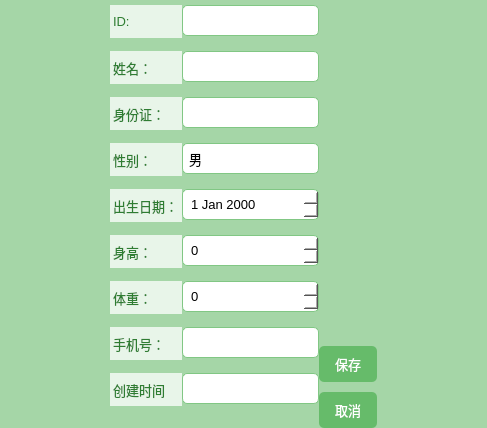
<?xml version="1.0" encoding="UTF-8"?>
<ui version="4.0">
 <class>PatientEditView</class>
 <widget class="QWidget" name="PatientEditView">
  <property name="geometry">
   <rect>
    <x>0</x>
    <y>0</y>
    <width>487</width>
    <height>428</height>
   </rect>
  </property>
  <property name="windowTitle">
   <string>编辑患者信息</string>
  </property>
  <property name="styleSheet">
   <string notr="true">/* 整体窗口背景颜色 */
QWidget {
    background-color: #e8f5e9; /* 淡绿色背景 */
    font-family: &quot;Microsoft YaHei UI&quot;, sans-serif; /* 使用微软雅黑字体 */
    font-size: 10pt; /* 默认字体大小 */
}

/* 窗口标题样式 */
QWidget#PatientEditView {
    background-color: #a5d6a7; /* 浅绿色背景 */
    border-radius: 10px; /* 圆角 */
    padding: 10px;
}

/* 标签样式 */
QLabel {
    font-size: 10pt; /* 默认字体大小 */
    font-weight: normal;
    color: #2e7d32; /* 深绿色字体 */
    margin-bottom: 8px;
}

/* 输入框样式 */
QLineEdit, QDateEdit, QComboBox, QSpinBox {
    border: 1px solid #81c784; /* 边框颜色 */
    border-radius: 5px; /* 圆角 */
    padding: 6px;
    background-color: #ffffff; /* 白色背景 */
    font-size: 10pt; /* 默认字体大小 */
    margin-bottom: 10px;
}

/* 聚焦时输入框的样式 */
QLineEdit:focus, QDateEdit:focus, QComboBox:focus, QSpinBox:focus {
    border-color: #388e3c; /* 聚焦时的边框颜色 */
    box-shadow: 0 0 5px rgba(56, 142, 60, 0.5); /* 聚焦时的阴影效果 */
}

/* 按钮样式 */
QPushButton {
    background-color: #66bb6a; /* 绿色背景 */
    color: white;
    border: none;
    border-radius: 5px; /* 圆角 */
    padding: 8px 16px; /* 按钮内边距 */
    font-size: 10pt; /* 默认字体大小 */
    cursor: pointer; /* 鼠标悬停时变成手型 */
    margin-top: 10px;
}

/* 按钮悬停时的样式 */
QPushButton:hover {
    background-color: #388e3c; /* 悬停时的深绿色背景颜色 */
}

/* 布局间距 */
QGridLayout {
    margin: 15px;
    spacing: 8px; /* 控件之间的间距 */
}

/* 控件之间的空隙 */
QSpacerItem {
    background-color: transparent;
}

/* 日期编辑框的样式 */
QDateEdit {
    border: 1px solid #81c784;
    border-radius: 5px;
    padding: 6px;
    font-size: 10pt;
}

/* 下拉框样式 */
QComboBox {
    border: 1px solid #81c784;
    border-radius: 5px;
    padding: 6px;
    font-size: 10pt;
    background-color: #ffffff;
}

/* 下拉框下拉列表样式 */
QComboBox::drop-down {
    border: none;
}

/* 下拉框选项样式 */
QComboBox QAbstractItemView {
    background-color: #ffffff;
    border: 1px solid #81c784;
    padding: 6px;
}

</string>
  </property>
  <layout class="QGridLayout" name="gridLayout_4">
   <property name="leftMargin">
    <number>0</number>
   </property>
   <property name="topMargin">
    <number>0</number>
   </property>
   <property name="rightMargin">
    <number>0</number>
   </property>
   <property name="bottomMargin">
    <number>0</number>
   </property>
   <property name="spacing">
    <number>0</number>
   </property>
   <item row="0" column="0">
    <spacer name="horizontalSpacer">
     <property name="orientation">
      <enum>Qt::Orientation::Horizontal</enum>
     </property>
     <property name="sizeHint" stdset="0">
      <size>
       <width>83</width>
       <height>20</height>
      </size>
     </property>
    </spacer>
   </item>
   <item row="0" column="1">
    <layout class="QGridLayout" name="gridLayout">
     <item row="6" column="0">
      <widget class="QLabel" name="label_8">
       <property name="text">
        <string>体重：</string>
       </property>
      </widget>
     </item>
     <item row="6" column="1">
      <widget class="QSpinBox" name="dbWeight">
       <property name="maximum">
        <number>999</number>
       </property>
      </widget>
     </item>
     <item row="1" column="1">
      <widget class="QLineEdit" name="dbEditName"/>
     </item>
     <item row="0" column="1">
      <widget class="QLineEdit" name="dbEditID"/>
     </item>
     <item row="5" column="0">
      <widget class="QLabel" name="label_7">
       <property name="text">
        <string>身高：</string>
       </property>
      </widget>
     </item>
     <item row="0" column="0">
      <widget class="QLabel" name="label">
       <property name="text">
        <string>ID:</string>
       </property>
      </widget>
     </item>
     <item row="7" column="1">
      <widget class="QLineEdit" name="dbEditMobile"/>
     </item>
     <item row="1" column="0">
      <widget class="QLabel" name="label_2">
       <property name="text">
        <string>姓名：</string>
       </property>
      </widget>
     </item>
     <item row="7" column="0">
      <widget class="QLabel" name="label_4">
       <property name="text">
        <string>手机号：</string>
       </property>
      </widget>
     </item>
     <item row="3" column="0">
      <widget class="QLabel" name="label_5">
       <property name="text">
        <string>性别：</string>
       </property>
      </widget>
     </item>
     <item row="4" column="1">
      <widget class="QDateEdit" name="dbDateEdit"/>
     </item>
     <item row="2" column="1">
      <widget class="QLineEdit" name="dbEditIDCard"/>
     </item>
     <item row="4" column="0">
      <widget class="QLabel" name="label_6">
       <property name="text">
        <string>出生日期：</string>
       </property>
      </widget>
     </item>
     <item row="2" column="0">
      <widget class="QLabel" name="label_3">
       <property name="text">
        <string>身份证：</string>
       </property>
      </widget>
     </item>
     <item row="5" column="1">
      <widget class="QSpinBox" name="dbSpinHeight">
       <property name="maximum">
        <number>999</number>
       </property>
      </widget>
     </item>
     <item row="3" column="1">
      <widget class="QComboBox" name="dbComboSex">
       <item>
        <property name="text">
         <string>男</string>
        </property>
       </item>
       <item>
        <property name="text">
         <string>女</string>
        </property>
       </item>
      </widget>
     </item>
     <item row="8" column="0">
      <widget class="QLabel" name="label_9">
       <property name="text">
        <string>创建时间</string>
       </property>
      </widget>
     </item>
     <item row="8" column="1">
      <widget class="QLineEdit" name="dbCreatedTimestamp"/>
     </item>
    </layout>
   </item>
   <item row="0" column="2">
    <layout class="QGridLayout" name="gridLayout_3">
     <item row="0" column="0">
      <spacer name="verticalSpacer">
       <property name="orientation">
        <enum>Qt::Orientation::Vertical</enum>
       </property>
       <property name="sizeHint" stdset="0">
        <size>
         <width>20</width>
         <height>178</height>
        </size>
       </property>
      </spacer>
     </item>
     <item row="1" column="0">
      <layout class="QGridLayout" name="gridLayout_2">
       <item row="0" column="0">
        <widget class="QPushButton" name="pushButton">
         <property name="text">
          <string>保存</string>
         </property>
        </widget>
       </item>
       <item row="1" column="0">
        <widget class="QPushButton" name="pushButton_2">
         <property name="text">
          <string>取消</string>
         </property>
        </widget>
       </item>
      </layout>
     </item>
    </layout>
   </item>
   <item row="0" column="3">
    <spacer name="horizontalSpacer_2">
     <property name="orientation">
      <enum>Qt::Orientation::Horizontal</enum>
     </property>
     <property name="sizeHint" stdset="0">
      <size>
       <width>82</width>
       <height>20</height>
      </size>
     </property>
    </spacer>
   </item>
  </layout>
 </widget>
 <resources/>
 <connections/>
</ui>
